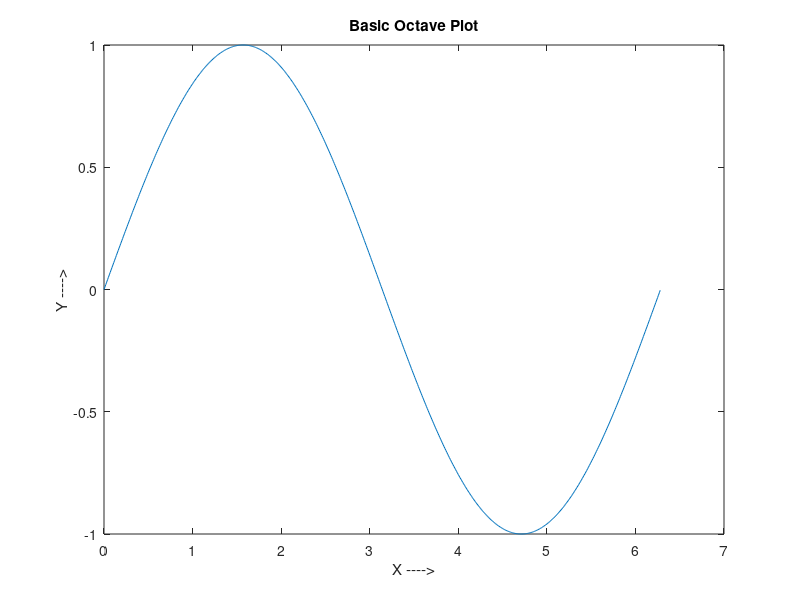

This chart was generated by the following MATLAB code:
% Created by Guru Sarath
% 21 April 2019

x = 0:0.01:(2*pi)
y = sin(x)
plot(x,y)
xlabel('X ---->')
ylabel('Y ---->')
title('Basic Octave Plot')